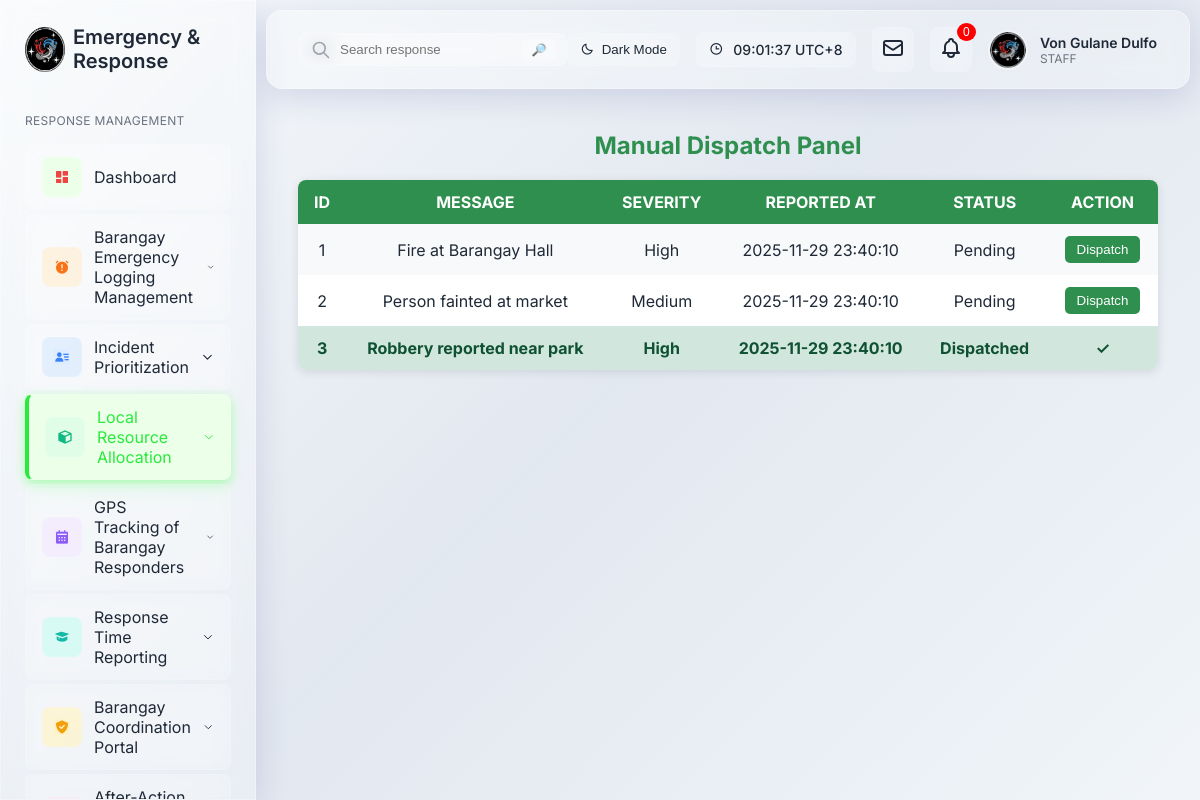
The page /staff/Sub3/Dispatch.php (signed in) on the database its author committed.
### tables this page shows
CREATE TABLE `users` (
  `id` int(11) NOT NULL,
  `first_name` varchar(50) NOT NULL,
  `middle_name` varchar(50) DEFAULT NULL,
  `last_name` varchar(50) NOT NULL,
  `username` varchar(50) NOT NULL,
  `contact` varchar(20) NOT NULL,
  `address` text NOT NULL,
  `date_of_birth` date NOT NULL,
  `email` varchar(100) NOT NULL,
  `password` varchar(255) NOT NULL,
  `role` enum('ADMIN','STAFF','USER') DEFAULT 'USER',
  `is_verified` tinyint(1) DEFAULT 0,
  `verification_code` varchar(10) DEFAULT NULL,
  `code_expiry` datetime DEFAULT NULL,
  `created_at` timestamp NOT NULL DEFAULT current_timestamp(),
  `updated_at` timestamp NOT NULL DEFAULT current_timestamp() ON UPDATE current_timestamp(),
  `reset_token` varchar(64) DEFAULT NULL,
  `token_expiry` datetime DEFAULT NULL
);

CREATE TABLE `emergency_notifications` (
  `id` int(10) UNSIGNED NOT NULL,
  `type` varchar(50) NOT NULL,
  `message` text NOT NULL,
  `severity` varchar(20) DEFAULT 'Normal',
  `lat` decimal(10,7) DEFAULT NULL,
  `lng` decimal(10,7) DEFAULT NULL,
  `dispatched` tinyint(1) DEFAULT 0,
  `dispatched_at` datetime DEFAULT NULL,
  `created_at` datetime DEFAULT current_timestamp(),
  `updated_at` datetime DEFAULT current_timestamp() ON UPDATE current_timestamp()
);

### staff/Sub3/Dispatch.php (the view, shortened to what this page needs)
<?php
require_once '../../config/db_connection.php';
$user_id = $_SESSION['user_id'];
$query = "SELECT first_name, middle_name, last_name, role FROM users WHERE id = ?";
$stmt = $pdo->prepare($query);
$stmt->execute([$user_id]);
$user = $stmt->fetch();
if ($user) {
    $first_name = htmlspecialchars($user['first_name']);
    $middle_name = htmlspecialchars($user['middle_name']);
    $last_name = htmlspecialchars($user['last_name']);
    $role = htmlspecialchars($user['role']);
    $full_name = $first_name;
    if (!empty($middle_name)) {
        $full_name .= " " . $middle_name;
    }
    $full_name .= " " . $last_name;
} else {
    $full_name = "User";
    $role = "USER";
}
$notificationsStmt = $pdo->query("SELECT * FROM emergency_notifications ORDER BY created_at ASC");
$notifications = $notificationsStmt->fetchAll(PDO::FETCH_ASSOC);
?>
<!DOCTYPE html>
<html lang="en">
<head>
    <link href='https://unpkg.com/boxicons@2.1.4/css/boxicons.min.css' rel='stylesheet'>
    <link rel="stylesheet" href="../../css/emergency.css">
</head>
<body>
    <div class="container">
        <div class="sidebar">
            <div class="logo">
                <div class="logo-icon">
                    <img src="../../img/Logocircle.png" alt="Fire & Rescue Logo" style="width: 40px; height: 45px;">
                </div>
                <span class="logo-text">Emergency & Response</span>
            </div>
<div class="menu-section">
    <p class="menu-title">RESPONSE MANAGEMENT</p>
    <div class="menu-items">
        <a href="../staff_dashboard.php" class="menu-item" id="dashboard-menu">
            <div class="icon-box icon-bg-red">
                <i class='bx bxs-dashboard icon-red'></i>
            </div>
            <span class="font-medium">Dashboard</span>
        </a>
        <div class="menu-item" onclick="toggleSubmenu('fire-incident')">
            <div class="icon-box icon-bg-orange">
                <i class='bx bxs-alarm-exclamation icon-orange'></i>
            </div>
            <span class="font-medium">Barangay Emergency Logging Management</span>
            <svg class="dropdown-arrow menu-icon" fill="none" stroke="currentColor" viewBox="0 0 24 24">
                <path stroke-linecap="round" stroke-linejoin="round" stroke-width="2" d="M19 9l-7 7-7-7"></path>
            </svg>
        </div>
        <div class="menu-item" onclick="toggleSubmenu('volunteer')">
            <div class="icon-box icon-bg-blue">
                <i class='bx bxs-user-detail icon-blue'></i>
            </div>
            <span class="font-medium">Incident Prioritization</span>
            <svg class="dropdown-arrow menu-icon" fill="none" stroke="currentColor" viewBox="0 0 24 24">
                <path stroke-linecap="round" stroke-linejoin="round" stroke-width="2" d="M19 9l-7 7-7-7"></path>
            </svg>
        </div>
        <div class="menu-item active" onclick="toggleSubmenu('inventory')">
            <div class="icon-box icon-bg-green">
                <i class='bx bxs-cube icon-green'></i>
            </div>
            <span class="font-medium">Local Resource Allocation</span>
            <svg class="dropdown-arrow menu-icon" fill="none" stroke="currentColor" viewBox="0 0 24 24">
                <path stroke-linecap="round" stroke-linejoin="round" stroke-width="2" d="M19 9l-7 7-7-7"></path>
            </svg>
        </div>
        <div class="menu-item" onclick="toggleSubmenu('schedule')">
            <div class="icon-box icon-bg-purple">
                <i class='bx bxs-calendar icon-purple'></i>
            </div>
            <span class="font-medium">GPS Tracking of Barangay Responders</span>
            <svg class="dropdown-arrow menu-icon" fill="none" stroke="currentColor" viewBox="0 0 24 24">
                <path stroke-linecap="round" stroke-linejoin="round" stroke-width="2" d="M19 9l-7 7-7-7"></path>
            </svg>
        </div>
        <div class="menu-item" onclick="toggleSubmenu('training')">
            <div class="icon-box icon-bg-teal">
                <i class='bx bxs-graduation icon-teal'></i>
            </div>
            <span class="font-medium">Response Time Reporting</span>
            <svg class="dropdown-arrow menu-icon" fill="none" stroke="currentColor" viewBox="0 0 24 24">
                <path stroke-linecap="round" stroke-linejoin="round" stroke-width="2" d="M19 9l-7 7-7-7"></path>
            </svg>
        </div>
        <div class="menu-item" onclick="toggleSubmenu('inspection')">
            <div class="icon-box icon-bg-yellow">
                <i class='bx bxs-check-shield icon-yellow'></i>
            </div>
            <span class="font-medium">Barangay Coordination Portal</span>
            <svg class="dropdown-arrow menu-icon" fill="none" stroke="currentColor" viewBox="0 0 24 24">
                <path stroke-linecap="round" stroke-linejoin="round" stroke-width="2" d="M19 9l-7 7-7-7"></path>
            </svg>
        </div>
        <div class="menu-item" onclick="toggleSubmenu('postincident')">
            <span class="font-medium">After-Action Feedback Management</span>
        </div>
    </div>
</div>
        </div>
        <div class="main-content">
            <div class="header">
                <div class="header-content">
                    <div class="search-container">
                        <div class="search-box">
                            <svg class="search-icon" fill="none" stroke="currentColor" viewBox="0 0 24 24">
                                <path stroke-linecap="round" stroke-linejoin="round" stroke-width="2" d="M21 21l-6-6m2-5a7 7 0 11-14 0 7 7 0 0114 0z"></path>
                            </svg>
                            <input type="text" placeholder="Search response" class="search-input">
                            <kbd class="search-shortcut">🔎</kbd>
                        </div>
                    </div>
                    <div class="header-actions">
                        <button class="theme-toggle" id="theme-toggle">
                            <i class='bx bx-moon'></i>
                            <span>Dark Mode</span>
                        </button>
                        <div class="time-display" id="time-display">
                            <i class='bx bx-time time-icon'></i>
                            <span id="current-time">Loading...</span>
                        </div>
                        <button class="header-button">
                            <svg class="header-button-icon" fill="none" stroke="currentColor" viewBox="0 0 24 24">
                                <path stroke-linecap="round" stroke-linejoin="round" stroke-width="2" d="M3 8l7.89 5.26a2 2 0 002.22 0L21 8M5 19h14a2 2 0 002-2V7a2 2 0 00-2-2H5a2 2 0 00-2 2v10a2 2 0 002 2z"></path>
                            </svg>
                        </button>
<button class="header-button" id="notifBtn">
    <span id="notifBadge" class="notif-badge">0</span>
</button>
                        <div class="user-profile">
                             <img src="../../img/Logocircle.png" alt="User" class="user-avatar">
                            <div class="user-info">
                                <p class="user-name"><?php echo $full_name; ?></p>
                                <p class="user-email"><?php echo $role; ?></p>
                          </div>
                        </div>
                    </div>
                </div>
            </div>
            <div class="dashboard-content">
 <h2>Manual Dispatch Panel</h2>
    <table>
        <tr>
            <th>ID</th>
            <th>Message</th>
            <th>Severity</th>
            <th>Reported At</th>
            <th>Status</th>
            <th>Action</th>
        </tr>
        <?php foreach ($notifications as $notif): ?>
        <tr class="<?= $notif['dispatched'] ? 'dispatched' : '' ?>">
            <td><?= $notif['id'] ?></td>
            <td><?= htmlspecialchars($notif['message']) ?></td>
            <td><?= htmlspecialchars($notif['severity'] ?? 'N/A') ?></td>
            <td><?= $notif['created_at'] ?></td>
            <td><?= $notif['dispatched'] ? 'Dispatched' : 'Pending' ?></td>
            <td>
                <?php if (!$notif['dispatched']): ?>
<button type="button" class="open-dispatch-modal" data-id="<?= $notif['id'] ?>" data-type="<?= $notif['severity'] ?>">Dispatch</button>
<?php else: ?>
<span>✓</span>
<?php endif; ?>
            </td>
        </tr>
        <?php endforeach; ?>
    </table>
            </div>
        </div>
    </div>
</body>
</html>

### staff/Sub3/Dispatch.php (style rules this page uses)
.header { position: relative; z-index: 1000; }
.notif-badge { background: red; color: white; font-size: 12px; padding: 2px 6px; border-radius: 50%; position: absolute; top: -5px; right: -5px; }
h2 { color: #2f8f4f; text-align: center; margin-bottom: 20px; }
table { width: 100%; border-collapse: collapse; box-shadow: 0 2px 10px rgba(0,0,0,0.1); background-color: #fff; border-radius: 8px; overflow: hidden; }
th, td { padding: 12px 15px; text-align: center; }
th { background-color: #2f8f4f; color: #fff; font-weight: bold; text-transform: uppercase; }
tr:nth-child(even) { background-color: #f8f9fa; }
.dispatched { background-color: #d1e7dd !important; color: #0f5132; font-weight: bold; }
button { padding: 6px 12px; background-color: #2f8f4f; border: none; border-radius: 5px; color: white; cursor: pointer; transition: 0.3s; }

### rows shown on the page
users: full_name "Von Gulane Dulfo", role "STAFF"
emergency_notifications: id "1", message "Fire at Barangay Hall", severity "High", created_at "2025-11-29 23:40:10", dispatched "Pending"
emergency_notifications: id "2", message "Person fainted at market", severity "Medium", created_at "2025-11-29 23:40:10", dispatched "Pending"
emergency_notifications: id "3", message "Robbery reported near park", severity "High", created_at "2025-11-29 23:40:10", dispatched "Dispatched"
